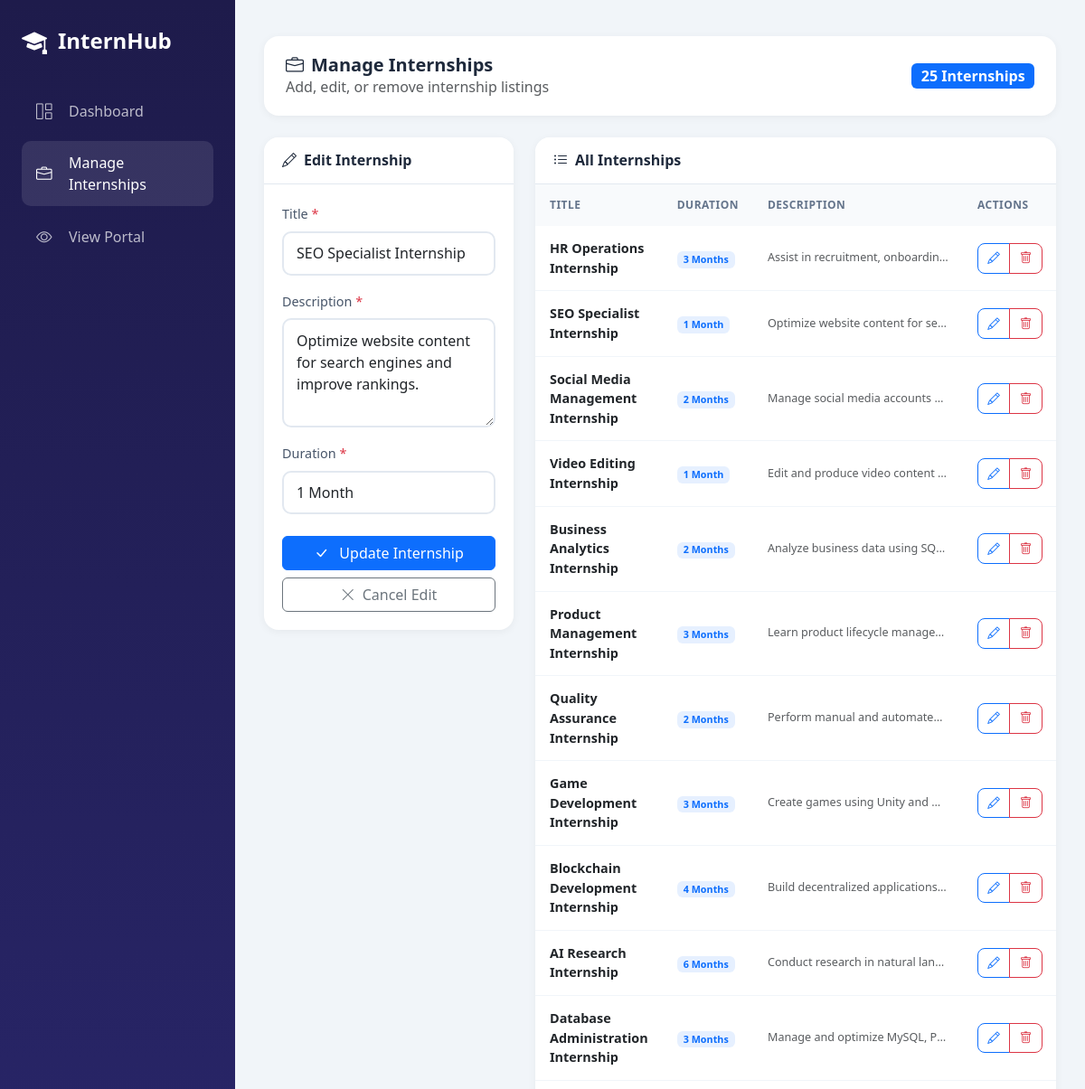
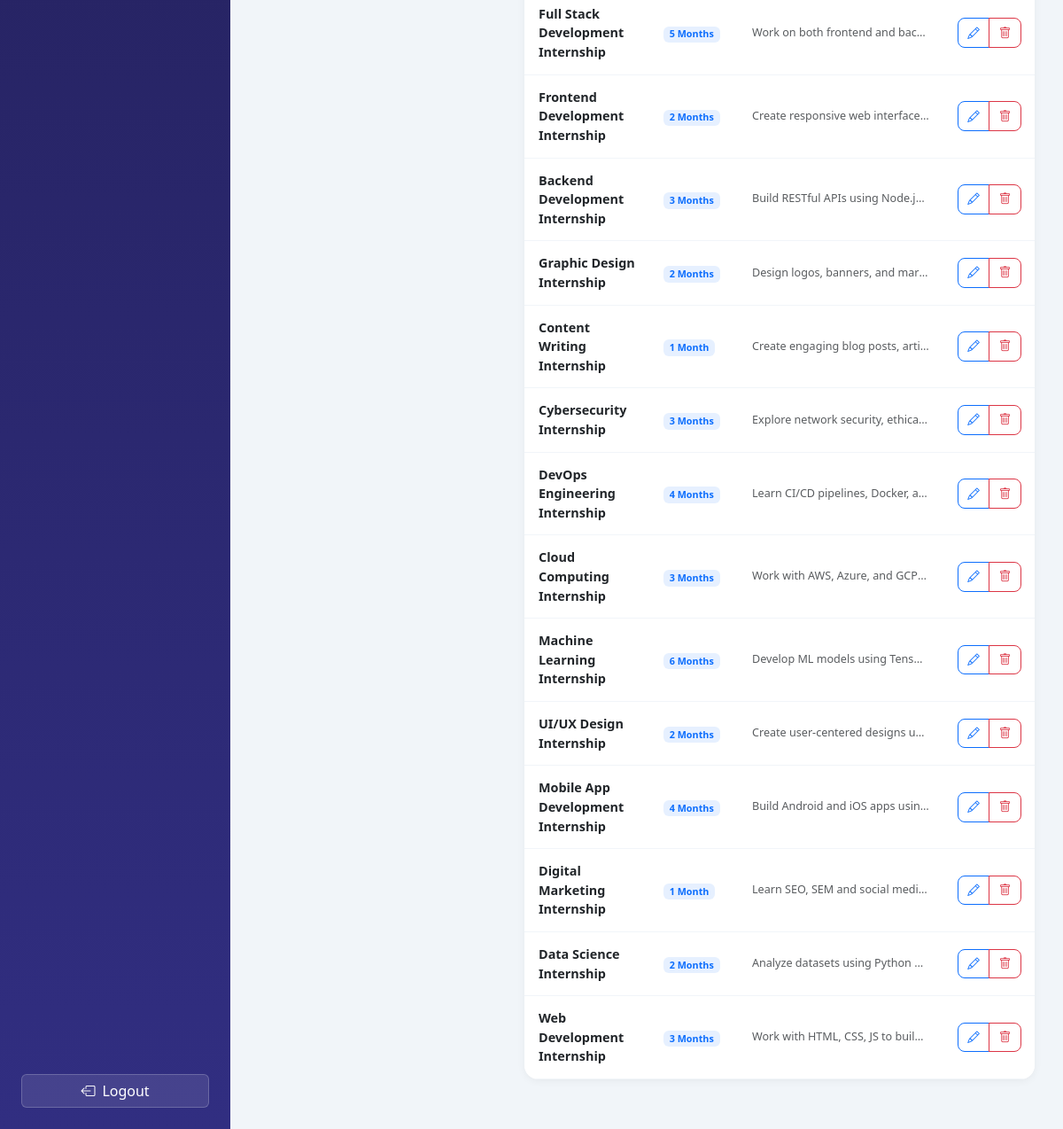
Screenshot of /admin/manage_internships.php?edit=24 (signed in) with the database file from the repository (2 pictures, top to bottom).
### tables this page shows
CREATE TABLE internships (
  id INT AUTO_INCREMENT PRIMARY KEY,
  title VARCHAR(100),
  description TEXT,
  duration VARCHAR(50)
);

### admin/manage_internships.php (the view, shortened to what this page needs)
<?php
session_start(); require '../includes/db.php';
$editInternship = null;
if (isset($_GET['edit']) && is_numeric($_GET['edit'])) {
  $editId = (int)$_GET['edit'];
  $stmt = $conn->prepare("SELECT * FROM internships WHERE id = ?");
  $stmt->execute([$editId]);
  $editInternship = $stmt->fetch();
}
$internships = $conn->query("SELECT * FROM internships ORDER BY id DESC");
$internshipCount = $conn->query("SELECT COUNT(*) as count FROM internships")->fetch()['count'];
?>
<!DOCTYPE html>
<html lang="en">
<head>
  <link rel="stylesheet" href="https://cdn.jsdelivr.net/npm/bootstrap@5.3.0/dist/css/bootstrap.min.css">
  <link rel="stylesheet" href="https://cdn.jsdelivr.net/npm/bootstrap-icons@1.11.0/font/bootstrap-icons.css">
</head>
<body>
  <aside class="sidebar" id="sidebar">
    <div class="sidebar-brand">
      <i class="bi bi-mortarboard-fill"></i>
      <span>InternHub</span>
    </div>
    <ul class="sidebar-nav">
      <li><a href="dashboard.php"><i class="bi bi-grid-1x2"></i><span>Dashboard</span></a></li>
      <li><a href="manage_internships.php" class="active"><i class="bi bi-briefcase"></i><span>Manage Internships</span></a></li>
      <li><a href="../index.php" target="_blank"><i class="bi bi-eye"></i><span>View Portal</span></a></li>
    </ul>
    <div class="sidebar-footer">
      <a href="?logout=1" class="btn"><i class="bi bi-box-arrow-left me-2"></i><span>Logout</span></a>
    </div>
  </aside>
  <main class="main-content">
    <div class="page-header mt-2">
      <div>
        <h1><i class="bi bi-briefcase me-2"></i>Manage Internships</h1>
        <p class="text-muted mb-0">Add, edit, or remove internship listings</p>
      </div>
      <div>
        <span class="badge bg-primary fs-6"><?= $internshipCount ?> Internship<?= $internshipCount != 1 ? 's' : '' ?></span>
      </div>
    </div>
    <div class="row">
      <div class="col-lg-4">
        <div class="form-card">
          <div class="card-header">
            <h5><i class="bi bi-<?= $editInternship ? 'pencil' : 'plus-circle' ?> me-2"></i><?= $editInternship ? 'Edit Internship' : 'Add New Internship' ?></h5>
          </div>
          <div class="card-body">
            <form method="post">
              <div class="mb-3">
                <label class="form-label">Title <span class="text-danger">*</span></label>
                <input type="text" class="form-control" name="title" placeholder="e.g., Web Development Internship"
                       value="<?= $editInternship ? htmlspecialchars($editInternship['title']) : '' ?>" required>
              </div>
              <div class="mb-3">
                <label class="form-label">Description <span class="text-danger">*</span></label>
                <textarea class="form-control" name="description" rows="4" placeholder="Describe the internship program..." required><?= $editInternship ? htmlspecialchars($editInternship['description']) : '' ?></textarea>
              </div>
              <div class="mb-4">
                <label class="form-label">Duration <span class="text-danger">*</span></label>
                <input type="text" class="form-control" name="duration" placeholder="e.g., 3 Months"
                       value="<?= $editInternship ? htmlspecialchars($editInternship['duration']) : '' ?>" required>
              </div>
              <div class="d-grid gap-2">
                <button type="submit" class="btn btn-primary">
                  <i class="bi bi-<?= $editInternship ? 'check-lg' : 'plus-lg' ?> me-2"></i>
                  <?= $editInternship ? 'Update Internship' : 'Add Internship' ?>
                </button>
                <?php if ($editInternship): ?>
                <a href="manage_internships.php" class="btn btn-outline-secondary">
                  <i class="bi bi-x-lg me-2"></i>Cancel Edit
                </a>
                <?php endif; ?>
              </div>
            </form>
          </div>
        </div>
      </div>
      <div class="col-lg-8">
        <div class="table-card">
          <div class="card-header">
            <h5><i class="bi bi-list-ul me-2"></i>All Internships</h5>
          </div>
          <div class="table-responsive">
            <table class="table">
              <thead>
                <tr>
                  <th>Title</th>
                  <th>Duration</th>
                  <th>Description</th>
                  <th>Actions</th>
                </tr>
              </thead>
              <tbody>
                <?php while($intern = $internships->fetch()): $hasInternships = true; ?>
                <tr>
                  <td>
                    <div class="fw-semibold"><?= htmlspecialchars($intern['title']) ?></div>
                  </td>
                  <td>
                    <span class="badge bg-primary bg-opacity-10 text-primary"><?= htmlspecialchars($intern['duration']) ?></span>
                  </td>
                  <td>
                    <small class="text-muted desc-cell d-block"><?= htmlspecialchars(substr($intern['description'], 0, 50)) ?>...</small>
                  </td>
                  <td>
                    <div class="btn-group">
                      <a href="?edit=<?= (int)$intern['id'] ?>" class="btn btn-outline-primary btn-action" title="Edit">
                        <i class="bi bi-pencil"></i>
                      </a>
                      <a href="?delete=<?= (int)$intern['id'] ?>" class="btn btn-outline-danger btn-action"
                         onclick="return confirm('Are you sure you want to delete this internship?')" title="Delete">
                        <i class="bi bi-trash"></i>
                      </a>
                    </div>
                  </td>
                </tr>
                <?php endwhile; ?>
              </tbody>
            </table>
          </div>
        </div>
      </div>
    </div>
  </main>
</body>
</html>

### admin/manage_internships.php (style rules this page uses)
:root { --primary: #6366f1; --primary-dark: #4f46e5; --sidebar: #1e1b4b; --success: #10b981; --warning: #f59e0b; --danger: #ef4444; }
* { font-family: 'Segoe UI', system-ui, -apple-system, sans-serif; box-sizing: border-box; }
body { background: #f1f5f9; overflow-x: hidden; }
.sidebar { position: fixed; left: 0; top: 0; bottom: 0; width: 260px; background: linear-gradient(180deg, var(--sidebar) 0%, #312e81 100%); color: #fff; padding: 1.5rem; z-index: 1000; transition: all 0.3s ease; }
.sidebar-brand { font-size: 1.5rem; font-weight: 700; margin-bottom: 2rem; display: flex; align-items: center; }
.sidebar-brand i { margin-right: 0.75rem; font-size: 1.75rem; }
.sidebar-nav { list-style: none; padding: 0; margin: 0; }
.sidebar-nav li { margin-bottom: 0.5rem; }
.sidebar-nav a { display: flex; align-items: center; padding: 0.75rem 1rem; color: rgba(255,255,255,0.7); text-decoration: none; border-radius: 10px; transition: all 0.2s; }
.sidebar-nav a:hover, .sidebar-nav a.active { background: rgba(255,255,255,0.1); color: #fff; }
.sidebar-nav a i { margin-right: 0.75rem; font-size: 1.1rem; min-width: 1.5rem; }
.sidebar-footer { position: absolute; bottom: 1.5rem; left: 1.5rem; right: 1.5rem; }
.sidebar-footer .btn { width: 100%; background: rgba(255,255,255,0.1); border: 1px solid rgba(255,255,255,0.2); color: #fff; }
.main-content { margin-left: 260px; padding: 2rem; min-height: 100vh; transition: all 0.3s ease; }
.page-header { background: #fff; padding: 1.25rem 1.5rem; border-radius: 16px; margin-bottom: 1.5rem; box-shadow: 0 2px 10px rgba(0,0,0,0.05); display: flex; flex-wrap: wrap; justify-content: space-between; align-items: center; gap: 1rem; }
.page-header h1 { font-size: 1.25rem; font-weight: 700; color: #1e293b; margin: 0; }
.page-header p { margin-bottom: 0; }
.form-card, .table-card { background: #fff; border-radius: 16px; box-shadow: 0 2px 10px rgba(0,0,0,0.05); overflow: hidden; margin-bottom: 1.5rem; }
.card-header { background: #fff; border-bottom: 1px solid #e2e8f0; padding: 1rem 1.25rem; display: flex; flex-wrap: wrap; justify-content: space-between; align-items: center; gap: 0.5rem; }
.card-header h5 { margin: 0; font-weight: 600; color: #1e293b; font-size: 1rem; }
.card-body { padding: 1.25rem; }
.table { margin: 0; }
.table thead th { background: #f8fafc; color: #64748b; font-weight: 600; font-size: 0.75rem; text-transform: uppercase; letter-spacing: 0.5px; padding: 0.875rem 1rem; border: none; white-space: nowrap; }
.table tbody td { padding: 0.875rem 1rem; vertical-align: middle; border-color: #f1f5f9; font-size: 0.9rem; }
.form-label { font-weight: 500; color: #475569; font-size: 0.9rem; }
.form-control { border: 2px solid #e2e8f0; border-radius: 10px; padding: 0.65rem 0.875rem; }
.btn-action { padding: 0.35rem 0.65rem; font-size: 0.85rem; border-radius: 8px; }
.desc-cell { max-width: 200px; overflow: hidden; text-overflow: ellipsis; white-space: nowrap; }

### rows the page displays
internships: title "SEO Specialist Internship", description "Optimize website content for search engines and improve rankings.", duration "1 Month", description "Optimize website content for se…"
internships: title "HR Operations Internship", duration "3 Months", description "Assist in recruitment, onboardin…"
internships: title "Social Media Management Internship", duration "2 Months", description "Manage social media accounts…"
internships: title "Video Editing Internship", duration "1 Month", description "Edit and produce video content…"
internships: title "Business Analytics Internship", duration "2 Months", description "Analyze business data using SQ…"
internships: title "Product Management Internship", duration "3 Months", description "Learn product lifecycle manage…"
internships: title "Quality Assurance Internship", duration "2 Months", description "Perform manual and automate…"
internships: title "Game Development Internship", duration "3 Months", description "Create games using Unity and…"
internships: title "Blockchain Development Internship", duration "4 Months", description "Build decentralized applications…"
internships: title "AI Research Internship", duration "6 Months", description "Conduct research in natural lan…"
internships: title "Database Administration Internship", duration "3 Months", description "Manage and optimize MySQL, P…"
internships: title "Full Stack Development Internship", duration "5 Months", description "Work on both frontend and bac…"
internships: title "Frontend Development Internship", duration "2 Months", description "Create responsive web interface…"
internships: title "Backend Development Internship", duration "3 Months", description "Build RESTful APIs using Node.j…"
internships: title "Graphic Design Internship", duration "2 Months", description "Design logos, banners, and mar…"
internships: title "Content Writing Internship", duration "1 Month", description "Create engaging blog posts, arti…"
internships: title "Cybersecurity Internship", duration "3 Months", description "Explore network security, ethica…"
internships: title "DevOps Engineering Internship", duration "4 Months", description "Learn CI/CD pipelines, Docker, a…"
internships: title "Cloud Computing Internship", duration "3 Months", description "Work with AWS, Azure, and GCP…"
internships: title "Machine Learning Internship", duration "6 Months", description "Develop ML models using Tens…"
internships: title "UI/UX Design Internship", duration "2 Months", description "Create user-centered designs u…"
internships: title "Mobile App Development Internship", duration "4 Months", description "Build Android and iOS apps usin…"
internships: title "Digital Marketing Internship", duration "1 Month", description "Learn SEO, SEM and social medi…"
internships: title "Data Science Internship", duration "2 Months", description "Analyze datasets using Python…"
internships: title "Web Development Internship", duration "3 Months", description "Work with HTML, CSS, JS to buil…"

### other values shown
$internshipCount "25"
